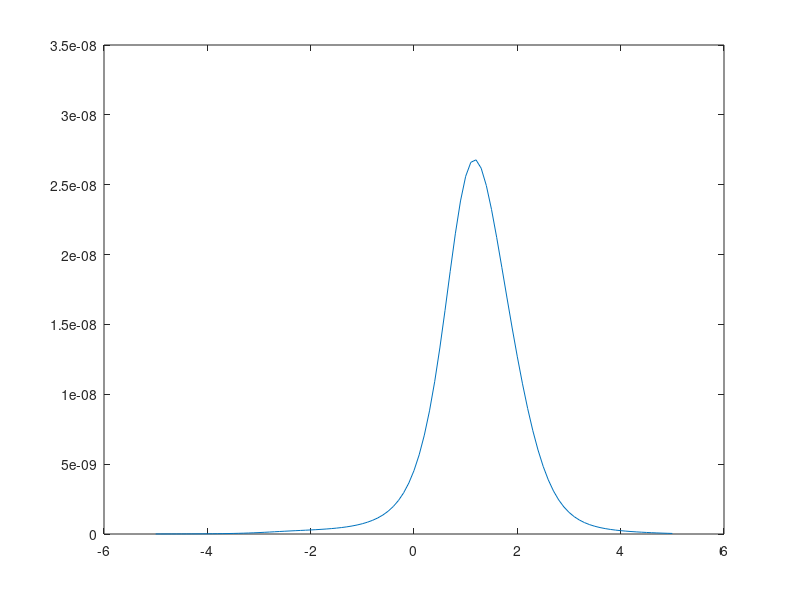

MATLAB code to generate this figure:
clear
clc
x = [4.8, -2.7, 2.2, 1.1, 0.8, -7.3];
b = 1;

% a = linspace(-5,5);
a = [-5:0.1:5];
pos = zeros(length(a),1);
for j = 1:length(a)
    p = 1;
    for i = 1:length(x)
        p =  p * (b / (pi * ( b^2 + (x(i) - a(j))^2 )));
    end
    pos(j) = p;
end
plot(a, pos)
mean(x)